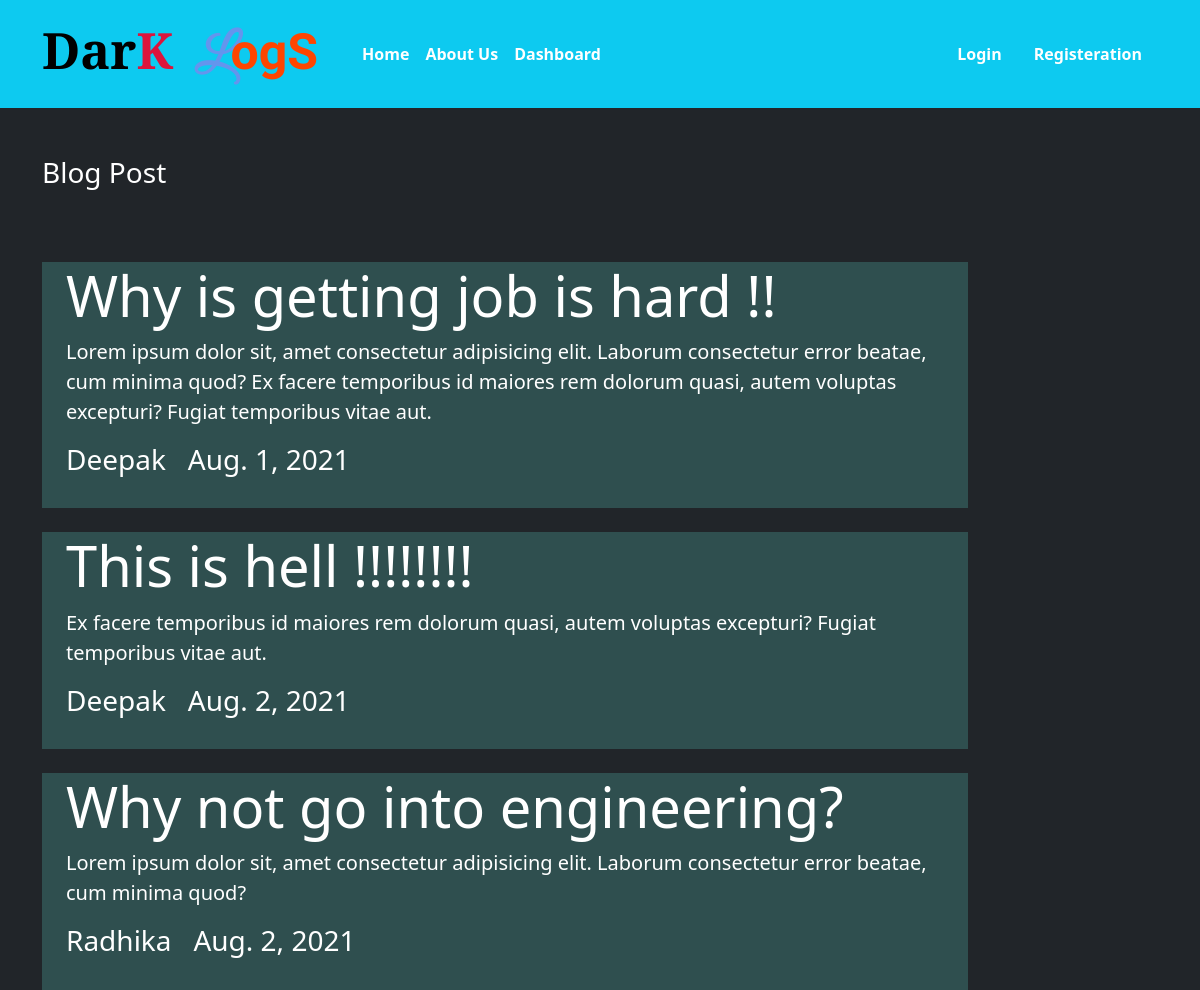
The page / on the database its author committed.
### Blog/models.py (models this page shows, shortened)
class Post(models.Model):
    user = models.ForeignKey(User,on_delete=models.CASCADE)
    title = models.CharField(max_length=50)
    blog = models.TextField()
    date = models.DateField(auto_now_add=True)

### user/views.py (the view)
# urls.py: 2. Add a URL to urlpatterns:  path('', views.home, name='home')
def home(request):
    blogs = Post.objects.all()
    return render(request, 'home.html' ,{'blogs': blogs})

### user/templates/home.html (shortened to what this page needs)
{% extends 'base.html' %}
{% load static %}
    {% block content %}
	    <div class="col-sm-10">
    	    <h3 class="text-white my-5">Blog Post</h3>
			{% for blog in blogs  %}
			  	<br>
				<div class="jumbotron jumbotron-fluid jumbo-color ">
					<div class="container">
						<h2 class="display-4 ">{{blog.title}}</h2>
						<p class = "lead">
							{{blog.blog}}
						</p>
						<h3>{{blog.user}} &nbsp; {{blog.date}}</h3>
						<br>
					</div>
				</div>
			{% endfor %}
      	</div>
    {% endblock content %}

### user/templates/base.html (shortened to what this page needs)
<html lang="en">
    {% load static %}
    <head>
        <link href="https://cdn.jsdelivr.net/npm/bootstrap@5.0.0-beta1/dist/css/bootstrap.min.css" rel="stylesheet">
        <link rel="stylesheet" href="https://use.fontawesome.com/releases/v5.3.1/css/all.css">
        <link rel="stylesheet" href="{% static 'css/style.css' %}" >
    </head>
    <body class=" h-100 text-white bg-dark">
        <nav class="navbar navbar-expand-lg navbar-dark bg-info ">
            <div class="container">
                <a class="navbar-brand" href="/"><b><span class = "brand-dar">Dar</span><span class="brand-k">K </span><span class="brand-l">&nbsp;L</span><span class="brand-ogs">ogS</span></b></a>
                <div class="collapse navbar-collapse" id="navbarSupportedContent">
                    <ul class="navbar-nav me-auto mb-2 mb-lg-0">
                        <li class="nav-item">
                            <a class="nav-link active" aria-current="page" href="/"><b>Home</b></a>
                        </li>
                        <li class="nav-item">
                            <a class="nav-link active" aria-current="page" href="{% url 'about' %}"><b>About Us</b> </a>
                        </li>
                        <li class="nav-item">
                            <a class="nav-link active" aria-current="page" href="{% url 'dashboard' %}"><b>Dashboard</b></a>
                        </li>
                    </ul>
                    <div>
                        <ul class="navbar-nav me-auto mb-2 mb-lg-0">
                            {% if request.user.is_authenticated %}
                                <li class="nav-item dropdown mx-2">
                                    <a class="nav-link dropdown-toggle text-white" href="#" id="profileDropdown" role="button" data-bs-toggle="dropdown" aria-expanded="false">
                                        <h4>{{request.user|capfirst}}</h4>
                                    </a>
                                    <ul class="dropdown-menu bg-info" aria-labelledby="profileDropdown">
                                        <li><a class="dropdown-item text-white bg-info" href=""><b>Profile</b></a></li>
                                        <li><a class="dropdown-item text-white bg-info" href= "{% url 'change_password' %}"><b>Change Password</b></a></li>
                                        <li><a class="dropdown-item text-white bg-info" href="{% url 'logout' %}"><b>Logout</b></a></li>
                                    </ul>
                                </li>
                            {% else %}
                                <li class="nav-item mx-2">
                                    <a href = "{% url 'login'%}" class="nav-link text-white"><b>Login</b></a>
                                </li>
                                <li class="nav-item mx-2">
                                    <a href="{% url 'registeration'%}" class="nav-link text-white"><b>Registeration</b></a>
                                </li>
                            {% endif %}
                        </ul>
                    </div>
                </div>
            </div>
        </nav>
        <div class="container">
            <div class="row">
                {% block content %}
                {% endblock content %}
            </div>
        </div>
    </body>
</html>

### user/static/css/style.css (style rules this page uses)
.jumbo-color { background-color:darkslategrey; }
.brand-k { font-family: 'Zilla Slab Highlight', cursive; font-size: 50px; color:crimson; }
.brand-dar { font-family: 'Zilla Slab Highlight', cursive; font-size: 50px; color:black; }
.brand-l { font-family: 'Great Vibes', cursive; font-size: 50px; color: cornflowerblue; }
.brand-ogs { font-family: 'Marck Script', cursive; font-size: 50px; color:orangered; }
.collapse { margin-left: 20px; }

### rows shown on the page
Post: title "Why is getting job is hard !!", blog "Lorem ipsum dolor sit, amet consectetur adipisicing elit. Laborum consectetur error beatae, cum minima quod? Ex facere temporibus id maiores rem dolorum quasi, autem voluptas excepturi? Fugiat temporibus vitae aut.", user "Deepak", date "Aug. 1, 2021"
Post: title "This is hell !!!!!!!!", blog "Ex facere temporibus id maiores rem dolorum quasi, autem voluptas excepturi? Fugiat temporibus vitae aut.", user "Deepak", date "Aug. 2, 2021"
Post: title "Why not go into engineering?", blog "Lorem ipsum dolor sit, amet consectetur adipisicing elit. Laborum consectetur error beatae, cum minima quod?", user "Radhika", date "Aug. 2, 2021"
